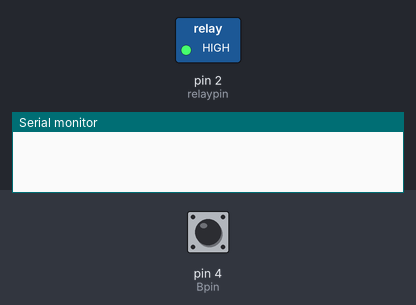
The sketch below on a simulated Arduino Uno, built with avr-gcc and run on an emulated ATmega328P. On the bench: switched loads named in the sketch (green lamp = pin HIGH), the last lines printed to the serial monitor. The test bench sets the inputs (shaded band); at power-on: pin 4 (Bpin) HIGH.

Above: at 1.2 s.
1.3 s: pin 4 (Bpin) pulled LOW for 3.2 s
At 2.3 s:
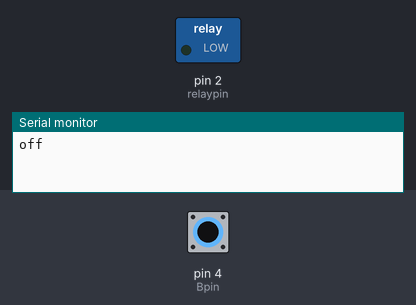
7.5 s: pin 4 (Bpin) pulled LOW for 0.15 s
At 10.55 s:
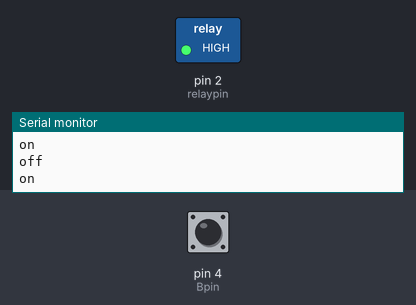
10.6 s: pin 4 (Bpin) pulled LOW for 1 s
At 14.1 s:
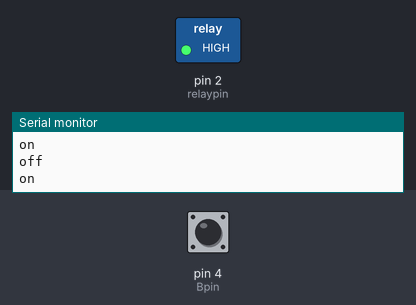
Timing chart, 0 to 15.6 s (numbered marks = the images above; inputs shaded):
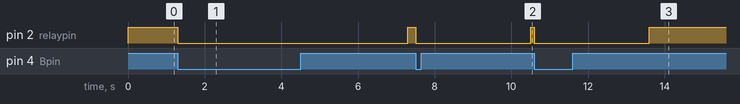

The sketch:

RelayButtonTest.ino
```cpp
int Bpin = 4; // is the button pin.
int relaypin = 2; // is the pin to control the relay

int button; // integer reads the button pin.
void setup() {
  // put your setup code here, to run once:
pinMode(Bpin,INPUT_PULLUP);
pinMode(relaypin,OUTPUT);
digitalWrite(relaypin,HIGH); // relaypin is set high
Serial.begin(9600);
}

void loop() {
  // put your main code here, to run repeatedly:
button = digitalRead(Bpin);
if ( button != HIGH) { //
  Serial.println("off");
  digitalWrite(relaypin,LOW);
  delay(3000);
  digitalWrite(relaypin,HIGH);
  Serial.println("on");
}
}
```

Measured:
- after the input at 1.3 s, pin 2 (relaypin): HIGH → LOW at once, → HIGH 6.0 s later
- after the input at 7.5 s, pin 2 (relaypin): HIGH → LOW at once, → HIGH 3.0 s later
- after the input at 10.6 s, pin 2 (relaypin): HIGH → LOW at once, → HIGH 3.0 s later
